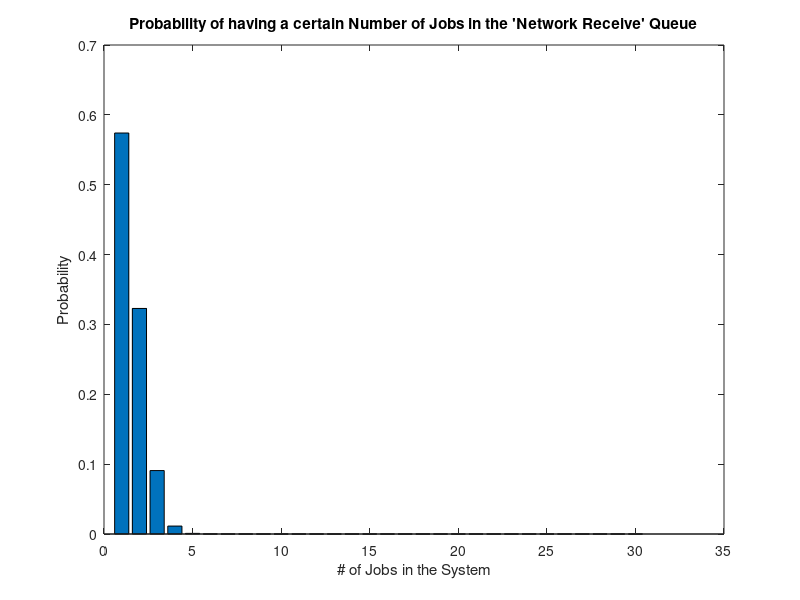
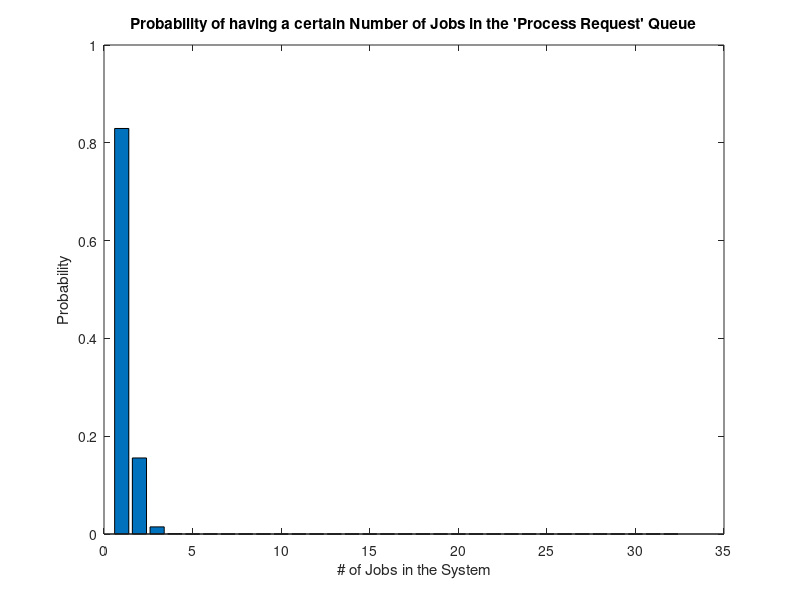
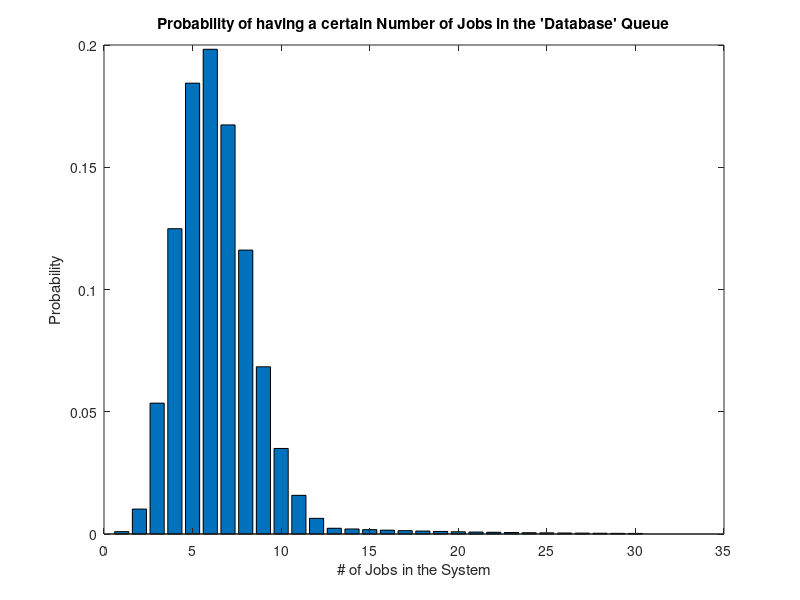

The MATLAB source for these figures, in order:
prob1  =[
  
0.57400763307332314413977457066418282731650629700559853452325259061510109840531591030625500560043345019800412583492942990148680271046552497807477191697047818909361081327196014308318017837088899193133288
	0.3228792936037442685786231959986028403655347920656491756693295822209943678529901995472684406502438157363773207821478043195863265246368578001670592032958939813651560824654775804842888503336250579613747450000000000000000000000000000000000000000000000000000000000000000000000000000000000000000000000000000000000000000000000000000000000000000000000000000000000000000000000000000000000000000000000000000000
	0.0908098013260530755377377738746070488528066602684638306569989449996546659586534936226692489328810731758561214699790699648836543350541162562969854009269701822589501481934155695112062391563320475516366470312500000000000000000000000000000000000000000000000000000000000000000000000000000000000000000000000000000000000000000000000000000000000000000000000000000000000000000000000000000000000000000000000000
	0.0113512251657566344422172217343258811066008325335579788321248681249568332448316867028336561166101341469820151837473837456104567918817645320371231751158712727823687685241769461889007798945415059439545808789062500000000000000000000000000000000000000000000000000000000000000000000000000000000000000000000000000000000000000000000000000000000000000000000000000000000000000000000000000000000000000000000000
	0.0008978996469006712791206982035941370797213549172052698099630022637905307547181314677046153764115438143608820604331426595648896485765848897412177511566265362259490920414632154700204718471268183412698447765541076660156250000000000000000000000000000000000000000000000000000000000000000000000000000000000000000000000000000000000000000000000000000000000000000000000000000000000000000000000000000000000000
	0.0000517190196614786656773522165270222957919500432310235410538689303943345714717643725397858456813049237071868066809490171909376437580112896490941424666216884866146677015882812110731791783945047364571430591295166015625000000000000000000000000000000000000000000000000000000000000000000000000000000000000000000000000000000000000000000000000000000000000000000000000000000000000000000000000000000000000000
	0.0000023382803304704981227101515718597319784410284302220567967786517286211738404118006971474358760717286832314636990446423426169001265015231503677545603037149380884090938579771236198449787685594227637235541056096553802490234375000000000000000000000000000000000000000000000000000000000000000000000000000000000000000000000000000000000000000000000000000000000000000000000000000000000000000000000000000000
	8.69334900039775840741035025823803659504208140637937970497821712125816146160291736378794934248292910305605846171345749356672912928937964598811587584123038801749388140552995666193672460767105132090495891997766793655429344035850698340084803186235781700621199158852376042047366222703181968853412349157564740819125396918124514611664421484449987040048013440969175053549360994056367622742581818344720E-8
	2.74326632885043707783841570549697306940881982994441651886667024936977414493712622654157759837626431417732834746215911088755400120791674665740209880221015968287922110596678997334293825039596070E-9
	1.9288591374729635703551360429275591894280764429296678648281275190881224456589168780370467488583108459059339943093306248428114070993164624934858507203040185270244523401328992000067534573096599E-10
	1.356229081035677510405955030183440055066616248934922717457277161858836094603925929869798495290999813527609839748748095592601770616706887690732238787713763026814068051655944750004748524670855E-11
	9.5359857260321074950418713059773128871871455003236753571214800443199412901838541943970206700148424388660066857333850471354811996487203040754610539761123962822864159882058615234708880640919E-13
	6.704989963616325582451315762015298123803461679915084235476040656162458719660522480435405158604186089827660950906286361267135218503006463803058553576954028635982636241707246383690468170065E-14
	4.71444606816772892516108139516700649329930899369029360306909108636422878726130486905614425214356834441007410610598259776595445050992641986152554548379580138467529110745040761353236043208E-15
	3.3148448916804344005038853559768014406010766361884876896579546700998483660431049860551014272884464921633333558557690140541867230147920139651351491682939228485998140599260678532649409288E-16
	2.330750314462805437854294390921188512922632009820030406790749377413955882374058193319993191062188939802343765836087588006850039619775634819235651758956664502921744260885516459326911591E-17
	1.63880881485666007349130074361646067314872563190470887977474565599418772979425966717812021246560159829852296035349908531731643410765474323227506764301640472861685143343512876046423471E-18
	1.1522874479460891141735708353553239108076977099329984310916180393709132475115888284846157743898761238036489564985540443637381177319447413351934069364959095748087236641340749097014150E-19
	8.10202111837093908403291993609212124786662452296639521861293933932673377156585895028245466367881649549440672538045812443253364030273646251307864252223686419787383826344271420883807E-21
	5.6967335988545665434606468300647727524062203677107466380872229729641096831322445744173509353991678483945047287831346187416252158378615752045084205234477951391300425289831584280893E-22
	4.005515811694617100870767302389293341535623696046618729905078652865389620952359466387199876452539893402386137425641528802705229885996420065669983180549230957200811153191283269750E-23
	2.81637830509777764904975825949247188076723541128277879446450842779597707723212774980349991313069211254855275287740419993940211476359123285867420692382367801678182034208762104904E-24
	1.9802659957718749094881112762056442911644623985582038398578574882940463824288398240805858764200178916357011543669248280823921119431500856037553017433135236055497174280303585501E-25
	1.392374528277099545733828241082093642225012623986237074900056046456751362645278001306661944357825080056352374164244019745431953710027403940140446538267321285152145066583845856E-26
	9.7901334019483561809409798201084709218946200124032294328910190766490330185996109466874667962659575941462276308423407638350684245236301839541125147221921027862260199994176662E-28
	6.883687548244937939724126436013768616957154696221020695001497788268851341202851446889625091124501433384066302936020849571532485993177473092735361914041322271565170312090547E-29
	4.84009280735972198886852640032218105879799939578040517617292813237653609928325492359426764219691507034817161925188965985498377921395291076832955134581030472219426037568867E-30
	3.4031902551748045234231826252265335569673433251580973894965900930772519448085386181522194359197059088385581697864849170855354697598106403839817157900228705077928393266561E-31
	2.392868148169784430531925283362406407242663275501787226989789909194942773693503715888279290881043217152111213131122207325767127174866856519987143914859830825791840151555E-32
	1.68248541668187967771775996486419200509249761558719414397719602990269413775324480023394637640073351206007819673282030202593001129482825849061596056513581854938488760656E-33

];


prob2 = [
    
0.82930413484965801830270674157855583262527065617991
	0.15549452528431087843175751404597921861723824803373
	0.01457761174540414485297726694181055174536608575316
	0.00060740048939183936887405278924210632272358690638
	0.00001601544259138638960898381377884460030618832663
	3.0749649775461868049248922455381632587881587E-7
	4.63409797204467291926614982026753481081838E-9
	5.742942858197802885098935339824448787642E-11
	6.0407950072656271901339707713872782178E-13
	1.415811329827881372687649399543893332E-14
	3.3183078042840969672366782801810000E-16
	7.77728391629085226696096471917422E-18
	1.8228009178806685000689761060565E-19
	4.27218965128281679703666274857E-21
	1.0012944495194101868054678317E-22
	2.34678386606111762532531523E-24
	5.500274686080744434356208E-26
	1.28912687955017447680224E-27
	3.021391123945721430005E-29
	7.0813854467477846016E-31
	1.659699714081512016E-32
	3.8899212048785438E-34
	9.11700282393409E-36
	2.1367975368596E-37
	5.00811922701E-39
	1.1737779438E-40
	2.75104206E-42
	6.447755E-44
	1.51119E-45
	3.542E-47
	8.3E-49
	2E-50
	0E-50
	0E-50
    
    ];

prob3 = [
 
	0.00097085043394338615250216012755651143724247288074
	0.0101939295564055546012726813393433700910459652477702330041041464126766005184306135627449381934913776
	0.0535181301711291616566815770315526929779913175507949465430935373331043054435214424088218510316594648
	0.1248756370659680438655903464069562836153130742851910629008273806658650690523250484308764786108081268
	0.1843866828552184397702857458665213875257357112492316391197832571836074374998143810385505293292096464
	0.1982525614059308664410112339556837958676710367351783966491282386327994004173771689769452393170364716
	0.1673138418501056212730370656936953331252046268743104314301290822147836260438141603652620396341718862
	0.1161152288534320203801216358809580749433204479003987383273056764109588913448414316289088209309373636
	0.0683969621054949519824313013875330848071910988988210613620087164369657610255679278673116830507039312
	0.0349877444015157616806289977338439257807926761273540102695103145267743416094215960742757567540270146
	0.0158141305525492901867695394845633231716201396250248279823142108027373080356745102225465419991163528
	0.0064018835083328073926332438261924296630367471564515984449955263000807382944676436642579177745177490
	0.00234655215499676182712930890819997337422933568324
	0.00205323313562216659873814529467497670245066872284
	0.00179657899366939577389587713284060461464433513248
	0.00157200661946072130215889249123552903781379324092
	0.00137550579202813113938903092983108790808706908581
	0.00120356756802461474696540206360220191957618545008
	0.00105312162202153790359472680565192667962916226882
	0.00092148141926884566564538595494543584467551698522
	0.00080629624186023995743971271057725636409107736207
	0.00070550921162770996275974862175509931857969269181
	0.00061732056017424621741478004403571190375723110533
	0.00054015549015246544023793253853124791578757721717
	0.00047263605388340726020819097121484192631413006502
	0.00041355654714798135268216709981298668552486380689
	0.00036186197875448368359689621233636334983425583103
	0.00031662923141017322314728418579431793110497385215
	0.00027705057748390157025387366257002818971685212063
	0.00024241925529841387397213945474877466600224560555


];
%% Plots
close all;

h = figure;
bar(prob1);
ylabel('Probability');
xlabel('# of Jobs in the System');
title('Probability of having a certain Number of Jobs in the ''Network Receive'' Queue');

set(h,'Position',[1 1 1024 678]);
saveas(h,'queueanalysis-1NwReceive','eps');

h = figure;
bar(prob2(1:end));
ylabel('Probability');
xlabel('# of Jobs in the System');
title('Probability of having a certain Number of Jobs in the ''Process Request'' Queue');

set(h,'Position',[1 1 1024 678]);
saveas(h,'queueanalysis-2ProcessRequest','eps');

h = figure;
bar(prob3(1:end));
ylabel('Probability');
xlabel('# of Jobs in the System');
title('Probability of having a certain Number of Jobs in the ''Database'' Queue');

set(h,'Position',[1 1 1024 678]);
saveas(h,'queueanalysis-3Db','eps');
